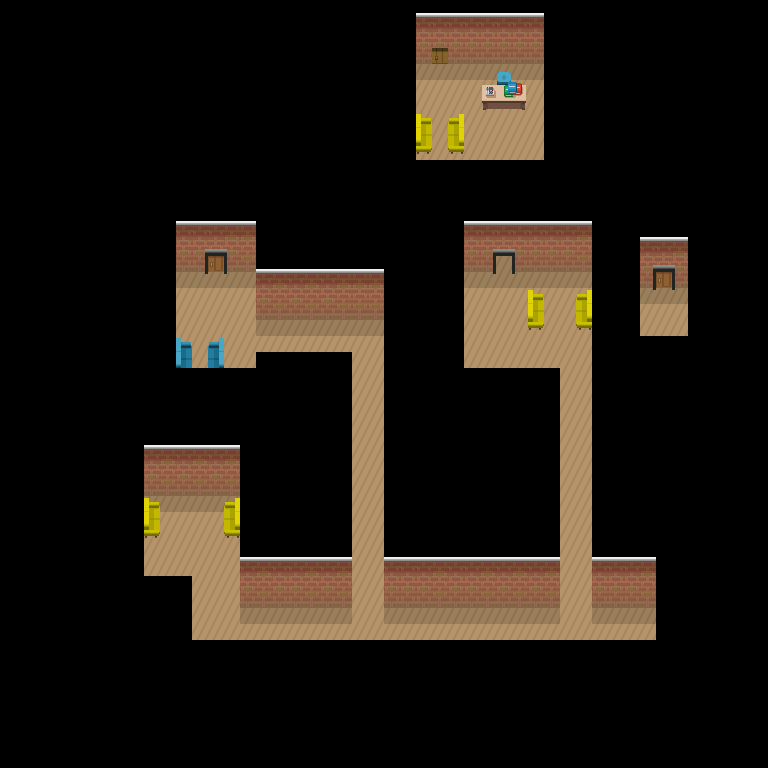

A 2D game scene composited from a Tiled map and its tileset images. What follows is a short description and the map's XML, with each tile layer's data collapsed to a summary:
An orthogonal 48x48 tile map with 16x16 px tiles, 4 tile layers (Base 1, Base 2, Collision, Above).

<map version="1.0" orientation="orthogonal" width="48" height="48" tilewidth="16" tileheight="16">
 <properties>
  <property name="PathSize" value="2" />
 </properties>
 <tileset firstgid="1" name="indoor_tiles" tilewidth="16" tileheight="16">
  <image source="indoor_tiles.png" />
 </tileset>
 <layer name="Base 1" width="48" height="48">
  <data>[2304 cells, 2304 non-empty, 2 distinct tile ids]</data>
 </layer>
 <layer name="Base 2" width="48" height="48">
  <data>[2304 cells, 29 non-empty, 12 distinct tile ids]</data>
 </layer>
 <layer name="Collision" width="48" height="48">
  <data>[2304 cells, 2016 non-empty, 31 distinct tile ids]</data>
 </layer>
 <layer name="Above" width="48" height="48">
  <data>[2304 cells, 8 non-empty, 4 distinct tile ids]</data>
 </layer>
</map>
